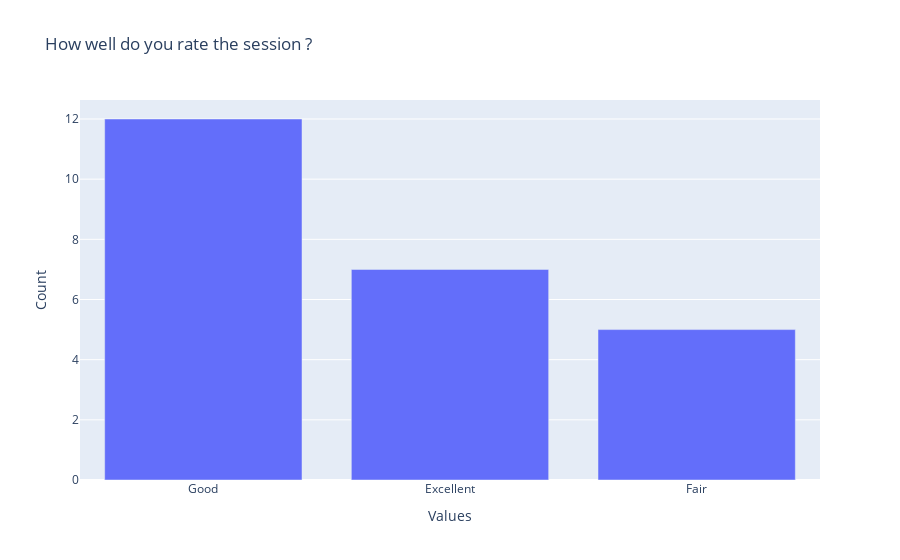
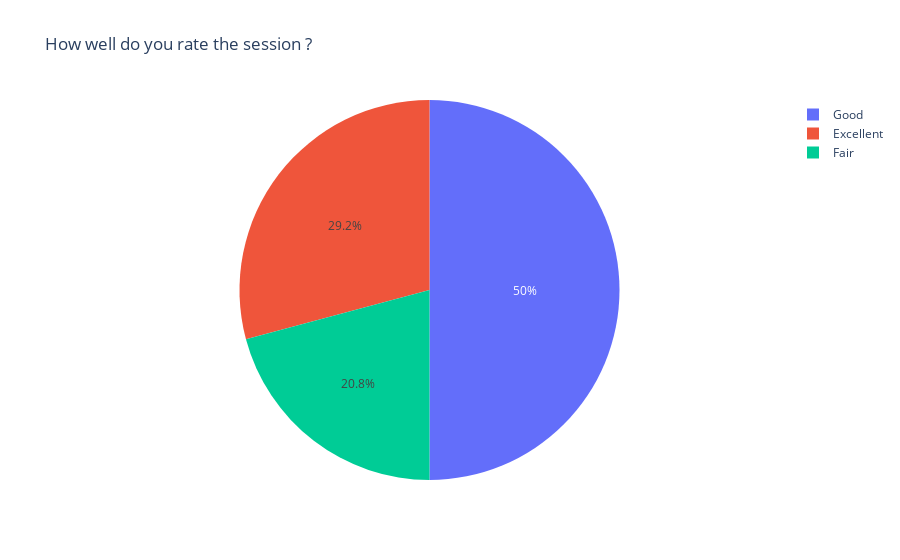

The notebook cell saved with these charts, in order:
### Markdown cell above
# Plot data based on category

### Potential Issue: 
Since we are sending this through an API, we'll have to send the plots as images. The number of images will depend on the number of questions in the survey.

Figure out a way to send multiple images via the API.

### Code cell
# Convert the datatype of all the column in the categorical list to the categorical datatype
for i in categorical:
    df[i] = df[i].astype('category')

# if categorical list is not empty, plot bar graphs.
if len(categorical) != 0:
    for column in categorical:
        create_bar_graph(series=df[column], 
                  title=column)
        create_pie_chart(series=df[column], 
                  title=column)

### Figure 1 — Plotly figure (JSON) as saved in the notebook; plotly's stock layout.template omitted (floating-point values rounded to 4 significant figures)
{"data": [{"type": "bar", "x": ["Good", "Excellent", "Fair"], "y": [12, 7, 5]}], "layout": {"title": {"text": "How well do you rate the session ?"}, "xaxis": {"title": {"text": "Values"}}, "yaxis": {"title": {"text": "Count"}}}}

### Figure 2 — Plotly figure (JSON) as saved in the notebook; plotly's stock layout.template omitted (floating-point values rounded to 4 significant figures)
{"data": [{"labels": ["Good", "Excellent", "Fair"], "type": "pie", "values": [12, 7, 5]}], "layout": {"title": {"text": "How well do you rate the session ?"}}}
